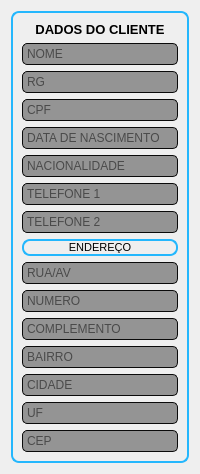
            <widget class="QFrame" name="frame_client_data_outside">
             <property name="minimumSize">
              <size>
               <width>150</width>
               <height>0</height>
              </size>
             </property>
             <property name="maximumSize">
              <size>
               <width>300</width>
               <height>16777215</height>
              </size>
             </property>
             <property name="styleSheet">
              <string notr="true">background-image: url(./background-blue-1715x980.jpg);border-radius: 8px;</string>
             </property>
             <property name="frameShape">
              <enum>QFrame::StyledPanel</enum>
             </property>
             <property name="frameShadow">
              <enum>QFrame::Raised</enum>
             </property>
             <layout class="QVBoxLayout" name="verticalLayout_2">
              <item>
               <widget class="QFrame" name="frame_client_data_inside">
                <property name="minimumSize">
                 <size>
                  <width>150</width>
                  <height>50</height>
                 </size>
                </property>
                <property name="styleSheet">
                 <string notr="true">QFrame{
	border: 2px solid rgb(36, 183, 253);
	border-radius: 8px;
}</string>
                </property>
                <property name="frameShape">
                 <enum>QFrame::StyledPanel</enum>
                </property>
                <property name="frameShadow">
                 <enum>QFrame::Raised</enum>
                </property>
                <layout class="QVBoxLayout" name="verticalLayout_5">
                 <item>
                  <widget class="QLabel" name="label_clientdata">
                   <property name="minimumSize">
                    <size>
                     <width>0</width>
                     <height>0</height>
                    </size>
                   </property>
                   <property name="maximumSize">
                    <size>
                     <width>16777215</width>
                     <height>20</height>
                    </size>
                   </property>
                   <property name="font">
                    <font>
                     <family>Segoe UI</family>
                     <pointsize>10</pointsize>
                     <weight>75</weight>
                     <bold>true</bold>
                    </font>
                   </property>
                   <property name="styleSheet">
                    <string notr="true">border:no</string>
                   </property>
                   <property name="text">
                    <string>DADOS DO CLIENTE</string>
                   </property>
                   <property name="alignment">
                    <set>Qt::AlignCenter</set>
                   </property>
                  </widget>
                 </item>
                 <item>
                  <widget class="QLineEdit" name="lineEdit_name">
                   <property name="styleSheet">
                    <string notr="true">QLineEdit{
	
	background-color: rgb(148, 148, 148);
	border: 1px solid rgb(10,10,10);
	border-radius: 5px;
	padding: 2px;
}
QLineEdit:hover{
	border: 1px solid rgb(150,150,150);
}
QLineEdit:focus{
	border: 2px solid rgb(100, 100, 255);
}</string>
                   </property>
                   <property name="placeholderText">
                    <string>NOME</string>
                   </property>
                  </widget>
                 </item>
                 <item>
                  <widget class="QLineEdit" name="lineEdit_rg_3">
                   <property name="styleSheet">
                    <string notr="true">QLineEdit{
	
	background-color: rgb(148, 148, 148);
	border: 1px solid rgb(10,10,10);
	border-radius: 5px;
	padding: 2px;
}
QLineEdit:hover{
	border: 1px solid rgb(150,150,150);
}
QLineEdit:focus{
	border: 2px solid rgb(100, 100, 255);
}</string>
                   </property>
                   <property name="placeholderText">
                    <string>RG</string>
                   </property>
                  </widget>
                 </item>
                 <item>
                  <widget class="QLineEdit" name="lineEdit_cpf">
                   <property name="styleSheet">
                    <string notr="true">QLineEdit{
	
	background-color: rgb(148, 148, 148);
	border: 1px solid rgb(10,10,10);
	border-radius: 5px;
	padding: 2px;
}
QLineEdit:hover{
	border: 1px solid rgb(150,150,150);
}
QLineEdit:focus{
	border: 2px solid rgb(100, 100, 255);
}</string>
                   </property>
                   <property name="placeholderText">
                    <string>CPF</string>
                   </property>
                  </widget>
                 </item>
                 <item>
                  <widget class="QLineEdit" name="lineEdit_birth">
                   <property name="styleSheet">
                    <string notr="true">QLineEdit{
	
	background-color: rgb(148, 148, 148);
	border: 1px solid rgb(10,10,10);
	border-radius: 5px;
	padding: 2px;
}
QLineEdit:hover{
	border: 1px solid rgb(150,150,150);
}
QLineEdit:focus{
	border: 2px solid rgb(100, 100, 255);
}</string>
                   </property>
                   <property name="placeholderText">
                    <string>DATA DE NASCIMENTO</string>
                   </property>
                  </widget>
                 </item>
                 <item>
                  <widget class="QLineEdit" name="lineEdit_nationality">
                   <property name="styleSheet">
                    <string notr="true">QLineEdit{
	
	background-color: rgb(148, 148, 148);
	border: 1px solid rgb(10,10,10);
	border-radius: 5px;
	padding: 2px;
}
QLineEdit:hover{
	border: 1px solid rgb(150,150,150);
}
QLineEdit:focus{
	border: 2px solid rgb(100, 100, 255);
}</string>
                   </property>
                   <property name="placeholderText">
                    <string>NACIONALIDADE</string>
                   </property>
                  </widget>
                 </item>
                 <item>
                  <widget class="QLineEdit" name="lineEdit_phone1">
                   <property name="styleSheet">
                    <string notr="true">QLineEdit{
	
	background-color: rgb(148, 148, 148);
	border: 1px solid rgb(10,10,10);
	border-radius: 5px;
	padding: 2px;
}
QLineEdit:hover{
	border: 1px solid rgb(150,150,150);
}
QLineEdit:focus{
	border: 2px solid rgb(100, 100, 255);
}</string>
                   </property>
                   <property name="placeholderText">
                    <string>TELEFONE 1</string>
                   </property>
                  </widget>
                 </item>
                 <item>
                  <widget class="QLineEdit" name="lineEdit_phone2">
                   <property name="styleSheet">
                    <string notr="true">QLineEdit{
	
	background-color: rgb(148, 148, 148);
	border: 1px solid rgb(10,10,10);
	border-radius: 5px;
	padding: 2px;
}
QLineEdit:hover{
	border: 1px solid rgb(150,150,150);
}
QLineEdit:focus{
	border: 2px solid rgb(100, 100, 255);
}</string>
                   </property>
                   <property name="placeholderText">
                    <string>TELEFONE 2</string>
                   </property>
                  </widget>
                 </item>
                 <item>
                  <widget class="QLabel" name="label_adress">
                   <property name="minimumSize">
                    <size>
                     <width>0</width>
                     <height>0</height>
                    </size>
                   </property>
                   <property name="maximumSize">
                    <size>
                     <width>16777215</width>
                     <height>20</height>
                    </size>
                   </property>
                   <property name="font">
                    <font>
                     <family>Segoe UI</family>
                     <pointsize>8</pointsize>
                     <weight>50</weight>
                     <bold>false</bold>
                    </font>
                   </property>
                   <property name="styleSheet">
                    <string notr="true">border-color: rgb(36, 183, 253);</string>
                   </property>
                   <property name="text">
                    <string>ENDEREÇO</string>
                   </property>
                   <property name="alignment">
                    <set>Qt::AlignCenter</set>
                   </property>
                  </widget>
                 </item>
                 <item>
                  <widget class="QLineEdit" name="lineEdit_street">
                   <property name="styleSheet">
                    <string notr="true">QLineEdit{
	
	background-color: rgb(148, 148, 148);
	border: 1px solid rgb(10,10,10);
	border-radius: 5px;
	padding: 2px;
}
QLineEdit:hover{
	border: 1px solid rgb(150,150,150);
}
QLineEdit:focus{
	border: 2px solid rgb(100, 100, 255);
}</string>
                   </property>
                   <property name="placeholderText">
                    <string>RUA/AV</string>
                   </property>
                  </widget>
                 </item>
                 <item>
                  <widget class="QLineEdit" name="lineEdit_number">
                   <property name="styleSheet">
                    <string notr="true">QLineEdit{
	
	background-color: rgb(148, 148, 148);
	border: 1px solid rgb(10,10,10);
	border-radius: 5px;
	padding: 2px;
}
QLineEdit:hover{
	border: 1px solid rgb(150,150,150);
}
QLineEdit:focus{
	border: 2px solid rgb(100, 100, 255);
}</string>
                   </property>
                   <property name="placeholderText">
                    <string>NUMERO</string>
                   </property>
                  </widget>
                 </item>
                 <item>
                  <widget class="QLineEdit" name="lineEdit_comp">
                   <property name="styleSheet">
                    <string notr="true">QLineEdit{
	
	background-color: rgb(148, 148, 148);
	border: 1px solid rgb(10,10,10);
	border-radius: 5px;
	padding: 2px;
}
QLineEdit:hover{
	border: 1px solid rgb(150,150,150);
}
QLineEdit:focus{
	border: 2px solid rgb(100, 100, 255);
}</string>
                   </property>
                   <property name="placeholderText">
                    <string>COMPLEMENTO</string>
                   </property>
                  </widget>
                 </item>
                 <item>
                  <widget class="QLineEdit" name="lineEdit_neghbordhood">
                   <property name="styleSheet">
                    <string notr="true">QLineEdit{
	
	background-color: rgb(148, 148, 148);
	border: 1px solid rgb(10,10,10);
	border-radius: 5px;
	padding: 2px;
}
QLineEdit:hover{
	border: 1px solid rgb(150,150,150);
}
QLineEdit:focus{
	border: 2px solid rgb(100, 100, 255);
}</string>
                   </property>
                   <property name="placeholderText">
                    <string>BAIRRO</string>
                   </property>
                  </widget>
                 </item>
                 <item>
                  <widget class="QLineEdit" name="lineEdit_city">
                   <property name="styleSheet">
                    <string notr="true">QLineEdit{
	
	background-color: rgb(148, 148, 148);
	border: 1px solid rgb(10,10,10);
	border-radius: 5px;
	padding: 2px;
}
QLineEdit:hover{
	border: 1px solid rgb(150,150,150);
}
QLineEdit:focus{
	border: 2px solid rgb(100, 100, 255);
}</string>
                   </property>
                   <property name="placeholderText">
                    <string>CIDADE</string>
                   </property>
                  </widget>
                 </item>
                 <item>
                  <widget class="QLineEdit" name="lineEdit_uf">
                   <property name="styleSheet">
                    <string notr="true">QLineEdit{
	
	background-color: rgb(148, 148, 148);
	border: 1px solid rgb(10,10,10);
	border-radius: 5px;
	padding: 2px;
}
QLineEdit:hover{
	border: 1px solid rgb(150,150,150);
}
QLineEdit:focus{
	border: 2px solid rgb(100, 100, 255);
}</string>
                   </property>
                   <property name="placeholderText">
                    <string>UF</string>
                   </property>
                  </widget>
                 </item>
                 <item>
                  <widget class="QLineEdit" name="lineEdit_cep">
                   <property name="styleSheet">
                    <string notr="true">QLineEdit{
	
	background-color: rgb(148, 148, 148);
	border: 1px solid rgb(10,10,10);
	border-radius: 5px;
	padding: 2px;
}
QLineEdit:hover{
	border: 1px solid rgb(150,150,150);
}
QLineEdit:focus{
	border: 2px solid rgb(100, 100, 255);
}</string>
                   </property>
                   <property name="placeholderText">
                    <string>CEP</string>
                   </property>
                  </widget>
                 </item>
                </layout>
               </widget>
              </item>
             </layout>
            </widget>
